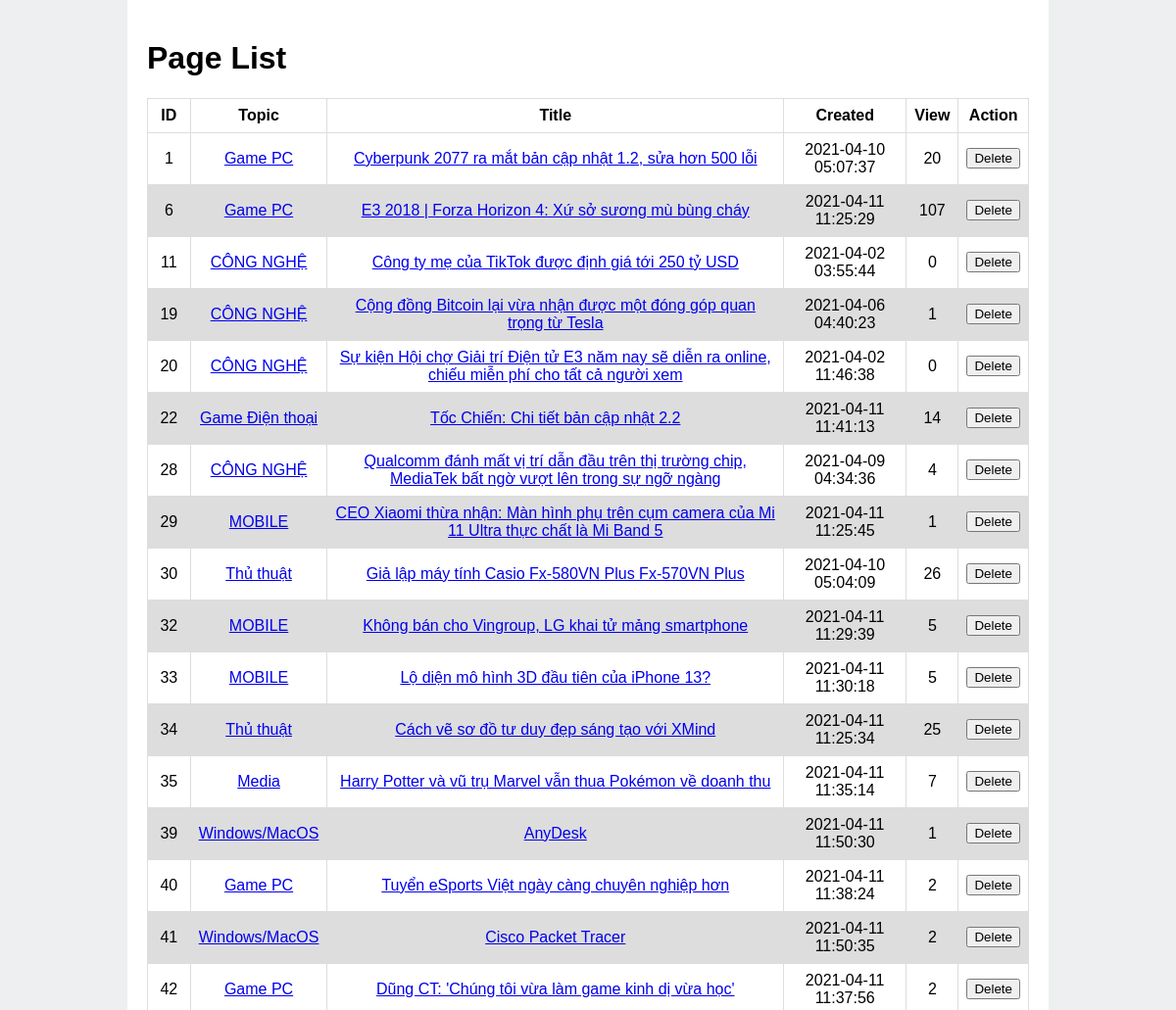
The page /admin/PageList.php (upper part) on the database as committed earlier.
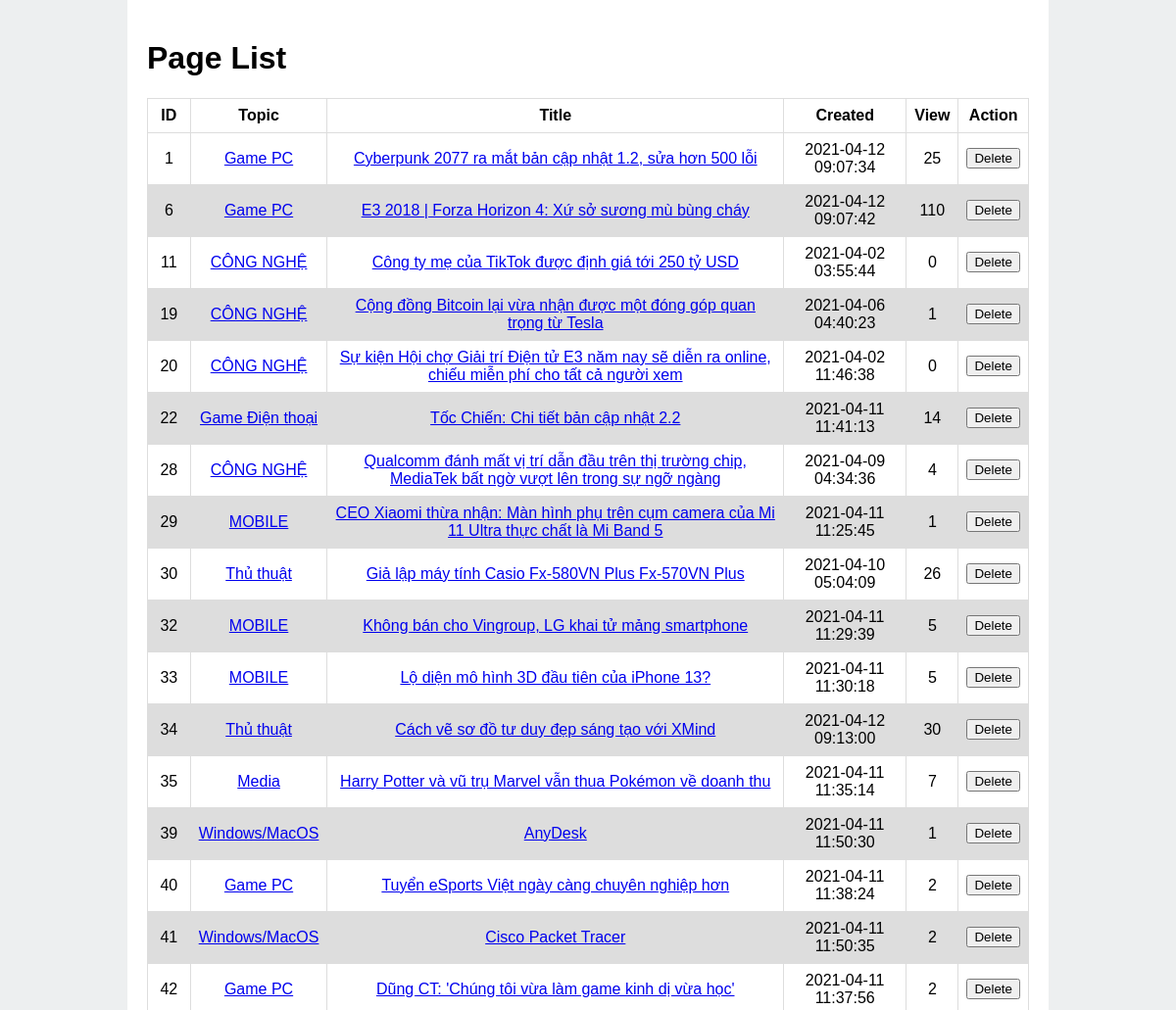
The same page on the database as committed later.
### tables this page shows
CREATE TABLE `pages` (
  `id` int(11) UNSIGNED NOT NULL,
  `topic` varchar(50) NOT NULL,
  `title` varchar(100) NOT NULL,
  `url` varchar(300) NOT NULL,
  `label` varchar(100) NOT NULL,
  `body` text NOT NULL,
  `created` timestamp NOT NULL DEFAULT current_timestamp() ON UPDATE current_timestamp(),
  `view` int(11) NOT NULL,
  `updated` timestamp NULL DEFAULT NULL,
  `userId` int(11) NOT NULL
);

### admin/PageList.php (called while the page is built)
<?php
    require 'start.php';
    require MODEL_ROOT . '/getPageList.php';
    require VIEW_ROOT . '/PageView.php';
?>

### admin/model/getPageList.php (called while the page is built)
<?php
    $pages = $db->query("
        SELECT id, topic, title, url, created, view
        FROM pages
        ORDER BY id
    ")->fetchAll(PDO::FETCH_ASSOC);

### admin/views/PageView.php (the view, shortened to what this page needs)
<!DOCTYPE html>
<html lang="en">
<head>
    <link rel="stylesheet" href="<?php echo BASE_VIEW; ?>assets/css/styles.css">
</head>
<body>
    <div class='wrapper'>
        <h1> Page List </h1>
        <table>
        <thead>
            <tr>
                <th>ID</th>
                <th>Topic</th>
                <th>Title</th>
                <th>Created</th>
                <th>View</th>
                <th colspan="2">Action</th>
            </tr>
        </thead>
            <?php foreach($pages as $row):?>
                <tr>
                    <td><?php echo $row['id'];?></td>
                    <td>
                        <a href="http://localhost/myweb/webProject/topic.php?topic=<?php echo $row['topic'];?>" target="_blank">
                            <?php echo $row['topic'];?>
                        </a>
                    </td>
                    <td>
                        <a href="http://localhost/myweb/webProject/page.php?id=<?php echo $row['id'];?>" target="_blank">
                            <?php echo $row['title'];?>
                        </a>
                    </td>
                    <td><?php echo $row['created'];?></td>
                    <td><?php echo $row['view'];?></td>
                    <td>
                        <button onclick="deletePage(<?php echo $row['id']; ?>, this)">Delete</button>
                    </td>
                </tr>
            <?php endforeach;?>
        </table>
    </div>
</body>
</html>

### admin/views/assets/css/styles.css (style rules this page uses)
body { font: 1em "Helveltica", sans-serif; background-color: #edeff0; margin: 0; }
.wrapper { margin: 0 auto; padding: 20px; width: 100%; max-width: 900px; background-color: #fff; }
h1, h2, h3, h4, h5 { font-weight: 200%; }
table { font-family: arial, sans-serif; border-collapse: collapse; width: 100%; }
td { border: 1px solid #dddddd; text-align: center; padding: 8px; }
th { border: 1px solid #dddddd; text-align: center; padding: 8px; }
tr:nth-child(even) { background-color: #dddddd; }

Rows that differ between the two databases and show on the page:
changed pages "Cyberpunk 2077 ra mắt bản cập nhật 1.2, sửa hơn 500 lỗi": created "2021-04-10 05:07:37" → "2021-04-12 09:07:34"; view "20" → "25"
changed pages "E3 2018 | Forza Horizon 4: Xứ sở sương mù bùng cháy": created "2021-04-11 11:25:29" → "2021-04-12 09:07:42"; view "107" → "110"
changed pages "Cách vẽ sơ đồ tư duy đẹp sáng tạo với XMind": created "2021-04-11 11:25:34" → "2021-04-12 09:13:00"; view "25" → "30"
